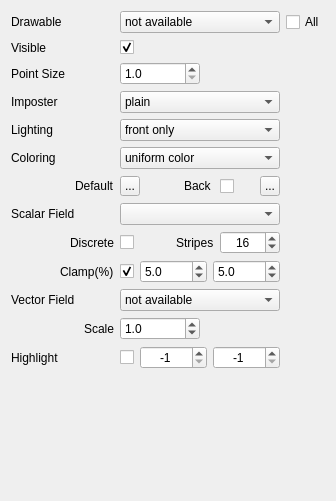
<?xml version="1.0" encoding="UTF-8"?>
<ui version="4.0">
 <class>WidgetPointsDrawable</class>
 <widget class="QWidget" name="WidgetPointsDrawable">
  <property name="geometry">
   <rect>
    <x>0</x>
    <y>0</y>
    <width>336</width>
    <height>501</height>
   </rect>
  </property>
  <property name="sizePolicy">
   <sizepolicy hsizetype="Preferred" vsizetype="Minimum">
    <horstretch>0</horstretch>
    <verstretch>0</verstretch>
   </sizepolicy>
  </property>
  <property name="minimumSize">
   <size>
    <width>50</width>
    <height>0</height>
   </size>
  </property>
  <property name="windowTitle">
   <string>Surface mesh renderer</string>
  </property>
  <property name="locale">
   <locale language="English" country="UnitedStates"/>
  </property>
  <layout class="QVBoxLayout" name="verticalLayout">
   <item>
    <layout class="QGridLayout" name="gridLayout">
     <item row="0" column="0">
      <widget class="QLabel" name="labelDrawableName">
       <property name="maximumSize">
        <size>
         <width>16777215</width>
         <height>20</height>
        </size>
       </property>
       <property name="text">
        <string>Drawable</string>
       </property>
      </widget>
     </item>
     <item row="0" column="1">
      <widget class="QComboBox" name="comboBoxDrawables">
       <property name="toolTip">
        <string>Select the drawable to be visualized</string>
       </property>
       <item>
        <property name="text">
         <string>not available</string>
        </property>
       </item>
      </widget>
     </item>
     <item row="0" column="2">
      <widget class="QCheckBox" name="checkBoxApplyToAll">
       <property name="toolTip">
        <string>Apply changes to all related drawables, e.g. all vertices:* drawables</string>
       </property>
       <property name="text">
        <string>All</string>
       </property>
      </widget>
     </item>
     <item row="1" column="0">
      <widget class="QLabel" name="labelVisible">
       <property name="maximumSize">
        <size>
         <width>16777215</width>
         <height>20</height>
        </size>
       </property>
       <property name="text">
        <string>Visible</string>
       </property>
      </widget>
     </item>
     <item row="1" column="1">
      <layout class="QHBoxLayout" name="horizontalLayout">
       <item>
        <widget class="QCheckBox" name="checkBoxVisible">
         <property name="toolTip">
          <string>Show/Hide this drawable</string>
         </property>
         <property name="text">
          <string/>
         </property>
         <property name="checked">
          <bool>true</bool>
         </property>
        </widget>
       </item>
       <item>
        <spacer name="spacerVisible">
         <property name="orientation">
          <enum>Qt::Horizontal</enum>
         </property>
         <property name="sizeHint" stdset="0">
          <size>
           <width>128</width>
           <height>17</height>
          </size>
         </property>
        </spacer>
       </item>
      </layout>
     </item>
     <item row="2" column="0">
      <widget class="QLabel" name="labelPointSize">
       <property name="text">
        <string>Point Size</string>
       </property>
      </widget>
     </item>
     <item row="2" column="1">
      <layout class="QHBoxLayout" name="horizontalLayoutPhone">
       <property name="spacing">
        <number>-1</number>
       </property>
       <item>
        <widget class="QDoubleSpinBox" name="doubleSpinBoxPointSize">
         <property name="sizePolicy">
          <sizepolicy hsizetype="Expanding" vsizetype="Preferred">
           <horstretch>0</horstretch>
           <verstretch>0</verstretch>
          </sizepolicy>
         </property>
         <property name="minimumSize">
          <size>
           <width>60</width>
           <height>0</height>
          </size>
         </property>
         <property name="decimals">
          <number>1</number>
         </property>
         <property name="minimum">
          <double>1.000000000000000</double>
         </property>
        </widget>
       </item>
       <item>
        <spacer name="spacerThickness">
         <property name="orientation">
          <enum>Qt::Horizontal</enum>
         </property>
         <property name="sizeType">
          <enum>QSizePolicy::MinimumExpanding</enum>
         </property>
         <property name="sizeHint" stdset="0">
          <size>
           <width>0</width>
           <height>0</height>
          </size>
         </property>
        </spacer>
       </item>
      </layout>
     </item>
     <item row="3" column="0">
      <widget class="QLabel" name="labelImposterStyle">
       <property name="text">
        <string>Imposter</string>
       </property>
      </widget>
     </item>
     <item row="3" column="1">
      <widget class="QComboBox" name="comboBoxImposterStyle">
       <property name="toolTip">
        <string>Select how color is assigned to each face</string>
       </property>
       <item>
        <property name="text">
         <string>plain</string>
        </property>
       </item>
       <item>
        <property name="text">
         <string>sphere</string>
        </property>
       </item>
       <item>
        <property name="text">
         <string>surfel</string>
        </property>
       </item>
      </widget>
     </item>
     <item row="4" column="0">
      <widget class="QLabel" name="labelLighting">
       <property name="maximumSize">
        <size>
         <width>16777215</width>
         <height>20</height>
        </size>
       </property>
       <property name="text">
        <string>Lighting</string>
       </property>
      </widget>
     </item>
     <item row="4" column="1">
      <widget class="QComboBox" name="comboBoxLightingOptions">
       <property name="toolTip">
        <string>Select how lighting is implemented</string>
       </property>
       <item>
        <property name="text">
         <string>front only</string>
        </property>
       </item>
       <item>
        <property name="text">
         <string>front and back</string>
        </property>
       </item>
       <item>
        <property name="text">
         <string>disabled</string>
        </property>
       </item>
      </widget>
     </item>
     <item row="5" column="0">
      <widget class="QLabel" name="labelColorScheme">
       <property name="text">
        <string>Coloring</string>
       </property>
      </widget>
     </item>
     <item row="5" column="1">
      <widget class="QComboBox" name="comboBoxColorScheme">
       <property name="toolTip">
        <string>Select how color is assigned to each face</string>
       </property>
       <item>
        <property name="text">
         <string>uniform color</string>
        </property>
       </item>
       <item>
        <property name="text">
         <string>use color property</string>
        </property>
       </item>
      </widget>
     </item>
     <item row="6" column="0">
      <layout class="QHBoxLayout" name="horizontalLayoutLabelDefaultColor">
       <item>
        <spacer name="horizontalSpaceLabelDefaultColor">
         <property name="orientation">
          <enum>Qt::Horizontal</enum>
         </property>
         <property name="sizeHint" stdset="0">
          <size>
           <width>13</width>
           <height>19</height>
          </size>
         </property>
        </spacer>
       </item>
       <item alignment="Qt::AlignRight">
        <widget class="QLabel" name="labelDefaultColor">
         <property name="text">
          <string>Default</string>
         </property>
        </widget>
       </item>
      </layout>
     </item>
     <item row="6" column="1">
      <layout class="QHBoxLayout" name="horizontalLayoutDefaultColor">
       <item>
        <widget class="QToolButton" name="toolButtonDefaultColor">
         <property name="minimumSize">
          <size>
           <width>20</width>
           <height>20</height>
          </size>
         </property>
         <property name="maximumSize">
          <size>
           <width>20</width>
           <height>20</height>
          </size>
         </property>
         <property name="toolTip">
          <string>Click to set a uniform color for this drawable</string>
         </property>
         <property name="text">
          <string>...</string>
         </property>
         <property name="icon">
          <iconset>
           <normaloff>../Resources/icons/transparency.png</normaloff>../Resources/icons/transparency.png</iconset>
         </property>
         <property name="iconSize">
          <size>
           <width>20</width>
           <height>20</height>
          </size>
         </property>
        </widget>
       </item>
       <item>
        <spacer name="spacer_2">
         <property name="orientation">
          <enum>Qt::Horizontal</enum>
         </property>
         <property name="sizeHint" stdset="0">
          <size>
           <width>0</width>
           <height>0</height>
          </size>
         </property>
        </spacer>
       </item>
       <item>
        <widget class="QLabel" name="labelBackColor">
         <property name="sizePolicy">
          <sizepolicy hsizetype="Preferred" vsizetype="Preferred">
           <horstretch>0</horstretch>
           <verstretch>0</verstretch>
          </sizepolicy>
         </property>
         <property name="minimumSize">
          <size>
           <width>30</width>
           <height>22</height>
          </size>
         </property>
         <property name="text">
          <string>Back</string>
         </property>
        </widget>
       </item>
       <item>
        <widget class="QCheckBox" name="checkBoxBackColor">
         <property name="minimumSize">
          <size>
           <width>0</width>
           <height>20</height>
          </size>
         </property>
         <property name="toolTip">
          <string>Enable/Disable distinct coloring for the back side of this drawable</string>
         </property>
         <property name="text">
          <string/>
         </property>
         <property name="checked">
          <bool>false</bool>
         </property>
        </widget>
       </item>
       <item>
        <spacer name="spacerBackColor">
         <property name="orientation">
          <enum>Qt::Horizontal</enum>
         </property>
         <property name="sizeType">
          <enum>QSizePolicy::Minimum</enum>
         </property>
         <property name="sizeHint" stdset="0">
          <size>
           <width>20</width>
           <height>0</height>
          </size>
         </property>
        </spacer>
       </item>
       <item>
        <widget class="QToolButton" name="toolButtonBackColor">
         <property name="minimumSize">
          <size>
           <width>20</width>
           <height>20</height>
          </size>
         </property>
         <property name="maximumSize">
          <size>
           <width>20</width>
           <height>20</height>
          </size>
         </property>
         <property name="toolTip">
          <string>Click to set the backside color for this drawable</string>
         </property>
         <property name="text">
          <string>...</string>
         </property>
         <property name="icon">
          <iconset>
           <normaloff>../Resources/icons/transparency.png</normaloff>../Resources/icons/transparency.png</iconset>
         </property>
         <property name="iconSize">
          <size>
           <width>20</width>
           <height>20</height>
          </size>
         </property>
        </widget>
       </item>
      </layout>
     </item>
     <item row="7" column="0">
      <widget class="QLabel" name="labelScalarFieldStyle">
       <property name="sizePolicy">
        <sizepolicy hsizetype="Preferred" vsizetype="Preferred">
         <horstretch>0</horstretch>
         <verstretch>0</verstretch>
        </sizepolicy>
       </property>
       <property name="text">
        <string>Scalar Field</string>
       </property>
      </widget>
     </item>
     <item row="7" column="1">
      <widget class="QComboBox" name="comboBoxScalarFieldStyle">
       <property name="sizePolicy">
        <sizepolicy hsizetype="Expanding" vsizetype="Preferred">
         <horstretch>0</horstretch>
         <verstretch>0</verstretch>
        </sizepolicy>
       </property>
       <property name="minimumSize">
        <size>
         <width>20</width>
         <height>22</height>
        </size>
       </property>
      </widget>
     </item>
     <item row="8" column="0">
      <layout class="QHBoxLayout" name="horizontalLayoutLabelClamp_2">
       <item>
        <spacer name="horizontalSpacerLabelClamp_2">
         <property name="orientation">
          <enum>Qt::Horizontal</enum>
         </property>
         <property name="sizeHint" stdset="0">
          <size>
           <width>12</width>
           <height>19</height>
          </size>
         </property>
        </spacer>
       </item>
       <item>
        <widget class="QLabel" name="labelScalarFieldDiscrete">
         <property name="sizePolicy">
          <sizepolicy hsizetype="Preferred" vsizetype="Preferred">
           <horstretch>0</horstretch>
           <verstretch>0</verstretch>
          </sizepolicy>
         </property>
         <property name="text">
          <string>Discrete</string>
         </property>
        </widget>
       </item>
      </layout>
     </item>
     <item row="8" column="1">
      <layout class="QHBoxLayout" name="horizontalLayout_4">
       <item>
        <widget class="QCheckBox" name="checkBoxScalarFieldDiscrete">
         <property name="text">
          <string/>
         </property>
        </widget>
       </item>
       <item>
        <spacer name="horizontalSpacer_2">
         <property name="orientation">
          <enum>Qt::Horizontal</enum>
         </property>
         <property name="sizeType">
          <enum>QSizePolicy::MinimumExpanding</enum>
         </property>
         <property name="sizeHint" stdset="0">
          <size>
           <width>10</width>
           <height>20</height>
          </size>
         </property>
        </spacer>
       </item>
       <item>
        <widget class="QLabel" name="labelScalarFieldStripes">
         <property name="sizePolicy">
          <sizepolicy hsizetype="Preferred" vsizetype="Preferred">
           <horstretch>0</horstretch>
           <verstretch>0</verstretch>
          </sizepolicy>
         </property>
         <property name="text">
          <string>Stripes</string>
         </property>
        </widget>
       </item>
       <item>
        <widget class="QSpinBox" name="spinBoxScalarFieldNumStrips">
         <property name="sizePolicy">
          <sizepolicy hsizetype="Expanding" vsizetype="Preferred">
           <horstretch>0</horstretch>
           <verstretch>0</verstretch>
          </sizepolicy>
         </property>
         <property name="minimumSize">
          <size>
           <width>60</width>
           <height>0</height>
          </size>
         </property>
         <property name="toolTip">
          <string>The number of discrete colors.</string>
         </property>
         <property name="alignment">
          <set>Qt::AlignCenter</set>
         </property>
         <property name="minimum">
          <number>4</number>
         </property>
         <property name="maximum">
          <number>128</number>
         </property>
         <property name="singleStep">
          <number>4</number>
         </property>
         <property name="value">
          <number>16</number>
         </property>
        </widget>
       </item>
      </layout>
     </item>
     <item row="9" column="0">
      <layout class="QHBoxLayout" name="horizontalLayoutLabelClamp">
       <item>
        <spacer name="horizontalSpacerLabelClamp">
         <property name="orientation">
          <enum>Qt::Horizontal</enum>
         </property>
         <property name="sizeHint" stdset="0">
          <size>
           <width>12</width>
           <height>19</height>
          </size>
         </property>
        </spacer>
       </item>
       <item>
        <widget class="QLabel" name="labelScalarFieldClamp">
         <property name="sizePolicy">
          <sizepolicy hsizetype="Preferred" vsizetype="Preferred">
           <horstretch>0</horstretch>
           <verstretch>0</verstretch>
          </sizepolicy>
         </property>
         <property name="text">
          <string>Clamp(%)</string>
         </property>
        </widget>
       </item>
      </layout>
     </item>
     <item row="9" column="1">
      <layout class="QHBoxLayout" name="horizontalLayout_2">
       <item>
        <widget class="QCheckBox" name="checkBoxScalarFieldClamp">
         <property name="toolTip">
          <string>Check to clamp the specified percent of lower and upper values.</string>
         </property>
         <property name="text">
          <string/>
         </property>
         <property name="checked">
          <bool>true</bool>
         </property>
        </widget>
       </item>
       <item>
        <widget class="QDoubleSpinBox" name="doubleSpinBoxScalarFieldClampLower">
         <property name="sizePolicy">
          <sizepolicy hsizetype="Expanding" vsizetype="Preferred">
           <horstretch>0</horstretch>
           <verstretch>0</verstretch>
          </sizepolicy>
         </property>
         <property name="minimumSize">
          <size>
           <width>60</width>
           <height>0</height>
          </size>
         </property>
         <property name="decimals">
          <number>1</number>
         </property>
         <property name="value">
          <double>5.000000000000000</double>
         </property>
        </widget>
       </item>
       <item>
        <widget class="QDoubleSpinBox" name="doubleSpinBoxScalarFieldClampUpper">
         <property name="sizePolicy">
          <sizepolicy hsizetype="Expanding" vsizetype="Preferred">
           <horstretch>0</horstretch>
           <verstretch>0</verstretch>
          </sizepolicy>
         </property>
         <property name="minimumSize">
          <size>
           <width>60</width>
           <height>0</height>
          </size>
         </property>
         <property name="decimals">
          <number>1</number>
         </property>
         <property name="value">
          <double>5.000000000000000</double>
         </property>
        </widget>
       </item>
      </layout>
     </item>
     <item row="10" column="0">
      <widget class="QLabel" name="labelVectorField">
       <property name="sizePolicy">
        <sizepolicy hsizetype="Preferred" vsizetype="Preferred">
         <horstretch>0</horstretch>
         <verstretch>0</verstretch>
        </sizepolicy>
       </property>
       <property name="minimumSize">
        <size>
         <width>75</width>
         <height>22</height>
        </size>
       </property>
       <property name="text">
        <string>Vector Field</string>
       </property>
      </widget>
     </item>
     <item row="10" column="1">
      <widget class="QComboBox" name="comboBoxVectorField">
       <property name="toolTip">
        <string>Select the drawable to be visualized</string>
       </property>
       <item>
        <property name="text">
         <string>not available</string>
        </property>
       </item>
      </widget>
     </item>
     <item row="11" column="0">
      <layout class="QHBoxLayout" name="horizontalLayoutScale">
       <item>
        <spacer name="horizontalSpacerVectorFieldLabelScale">
         <property name="orientation">
          <enum>Qt::Horizontal</enum>
         </property>
         <property name="sizeHint" stdset="0">
          <size>
           <width>13</width>
           <height>19</height>
          </size>
         </property>
        </spacer>
       </item>
       <item alignment="Qt::AlignRight">
        <widget class="QLabel" name="labelVectorFieldScale">
         <property name="text">
          <string>Scale</string>
         </property>
        </widget>
       </item>
      </layout>
     </item>
     <item row="11" column="1">
      <layout class="QHBoxLayout" name="horizontalLayoutVectorFieldScale">
       <item>
        <widget class="QDoubleSpinBox" name="doubleSpinBoxVectorFieldScale">
         <property name="sizePolicy">
          <sizepolicy hsizetype="Expanding" vsizetype="Preferred">
           <horstretch>0</horstretch>
           <verstretch>0</verstretch>
          </sizepolicy>
         </property>
         <property name="minimumSize">
          <size>
           <width>60</width>
           <height>0</height>
          </size>
         </property>
         <property name="toolTip">
          <string>Adjust the length of the vectors.
The scale is relative to the average edge length of the model.</string>
         </property>
         <property name="decimals">
          <number>1</number>
         </property>
         <property name="minimum">
          <double>0.100000000000000</double>
         </property>
         <property name="maximum">
          <double>50.000000000000000</double>
         </property>
         <property name="singleStep">
          <double>0.100000000000000</double>
         </property>
         <property name="value">
          <double>1.000000000000000</double>
         </property>
        </widget>
       </item>
       <item>
        <spacer name="spacerVectorFieldScale">
         <property name="orientation">
          <enum>Qt::Horizontal</enum>
         </property>
         <property name="sizeType">
          <enum>QSizePolicy::MinimumExpanding</enum>
         </property>
         <property name="sizeHint" stdset="0">
          <size>
           <width>0</width>
           <height>0</height>
          </size>
         </property>
        </spacer>
       </item>
      </layout>
     </item>
     <item row="12" column="0">
      <widget class="QLabel" name="labelHighlight">
       <property name="text">
        <string>Highlight</string>
       </property>
      </widget>
     </item>
     <item row="12" column="1">
      <layout class="QHBoxLayout" name="horizontalLayoutHighlight">
       <item>
        <widget class="QCheckBox" name="checkBoxHighlight">
         <property name="text">
          <string/>
         </property>
        </widget>
       </item>
       <item>
        <widget class="QSpinBox" name="spinBoxHighlightMin">
         <property name="sizePolicy">
          <sizepolicy hsizetype="Expanding" vsizetype="Preferred">
           <horstretch>0</horstretch>
           <verstretch>0</verstretch>
          </sizepolicy>
         </property>
         <property name="minimumSize">
          <size>
           <width>60</width>
           <height>0</height>
          </size>
         </property>
         <property name="toolTip">
          <string>The lower bound of the triangle range to be highlighted.</string>
         </property>
         <property name="alignment">
          <set>Qt::AlignCenter</set>
         </property>
         <property name="minimum">
          <number>-1</number>
         </property>
         <property name="maximum">
          <number>999999999</number>
         </property>
         <property name="value">
          <number>-1</number>
         </property>
        </widget>
       </item>
       <item>
        <widget class="QSpinBox" name="spinBoxHighlightMax">
         <property name="sizePolicy">
          <sizepolicy hsizetype="Expanding" vsizetype="Preferred">
           <horstretch>0</horstretch>
           <verstretch>0</verstretch>
          </sizepolicy>
         </property>
         <property name="minimumSize">
          <size>
           <width>60</width>
           <height>0</height>
          </size>
         </property>
         <property name="toolTip">
          <string>The upper bound of the triangle range to be highlighted.</string>
         </property>
         <property name="alignment">
          <set>Qt::AlignCenter</set>
         </property>
         <property name="minimum">
          <number>-1</number>
         </property>
         <property name="maximum">
          <number>999999999</number>
         </property>
         <property name="value">
          <number>-1</number>
         </property>
        </widget>
       </item>
      </layout>
     </item>
    </layout>
   </item>
   <item>
    <spacer name="verticalSpacer">
     <property name="orientation">
      <enum>Qt::Vertical</enum>
     </property>
     <property name="sizeType">
      <enum>QSizePolicy::Expanding</enum>
     </property>
     <property name="sizeHint" stdset="0">
      <size>
       <width>20</width>
       <height>5</height>
      </size>
     </property>
    </spacer>
   </item>
  </layout>
 </widget>
 <tabstops>
  <tabstop>comboBoxDrawables</tabstop>
  <tabstop>checkBoxVisible</tabstop>
  <tabstop>doubleSpinBoxPointSize</tabstop>
  <tabstop>comboBoxImposterStyle</tabstop>
  <tabstop>comboBoxLightingOptions</tabstop>
  <tabstop>comboBoxColorScheme</tabstop>
  <tabstop>toolButtonDefaultColor</tabstop>
  <tabstop>checkBoxBackColor</tabstop>
  <tabstop>toolButtonBackColor</tabstop>
  <tabstop>comboBoxScalarFieldStyle</tabstop>
  <tabstop>checkBoxScalarFieldDiscrete</tabstop>
  <tabstop>spinBoxScalarFieldNumStrips</tabstop>
  <tabstop>checkBoxScalarFieldClamp</tabstop>
  <tabstop>doubleSpinBoxScalarFieldClampLower</tabstop>
  <tabstop>doubleSpinBoxScalarFieldClampUpper</tabstop>
  <tabstop>comboBoxVectorField</tabstop>
  <tabstop>doubleSpinBoxVectorFieldScale</tabstop>
  <tabstop>checkBoxHighlight</tabstop>
  <tabstop>spinBoxHighlightMin</tabstop>
  <tabstop>spinBoxHighlightMax</tabstop>
 </tabstops>
 <resources/>
 <connections/>
</ui>
